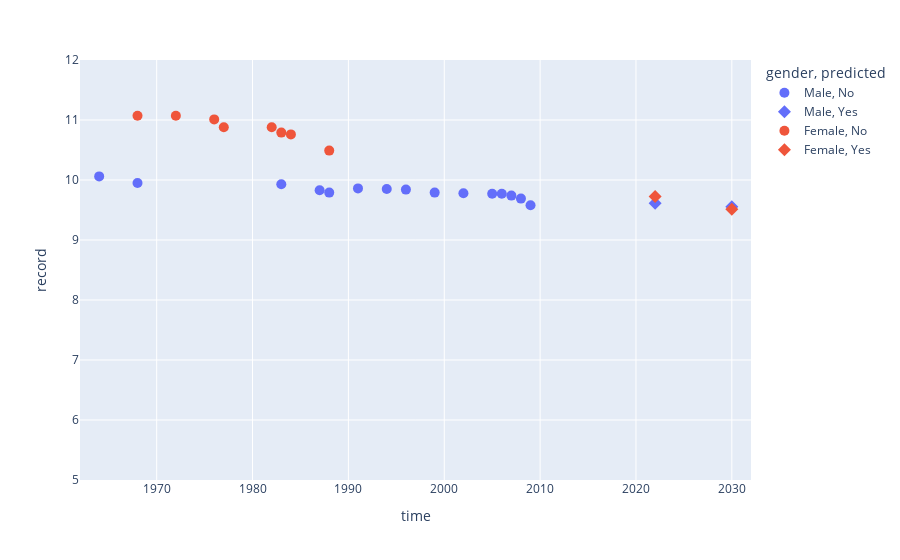

This figure's notebook cell:
### Markdown cell above
# Visualizing Predicted Values

### Code cell
fig = px.scatter(data, x="time", y="record", color="gender",symbol='predicted')
fig.update_traces(marker_size=10)
fig.update_xaxes(range=[min(data['time'])-2,max((2030+2),max(data['time'])+2)])
fig.update_yaxes(range=[5,12])
fig.show()

### Figure 1 — Plotly figure (JSON) as saved in the notebook; plotly's stock layout.template omitted (floating-point values rounded to 4 significant figures)
{"data": [{"hovertemplate": "gender=Male<br>predicted=No<br>time=%{x}<br>record=%{y}<extra></extra>", "legendgroup": "Male, No", "marker": {"color": "#636efa", "size": 10, "symbol": "circle"}, "mode": "markers", "name": "Male, No", "orientation": "v", "showlegend": true, "type": "scatter", "x": [1964, 1968, 1983, 1987, 1988, 1991, 1994, 1996, 1999, 2002, 2005, 2006, 2007, 2008, 2009], "xaxis": "x", "y": [10.06, 9.95, 9.93, 9.83, 9.79, 9.86, 9.85, 9.84, 9.79, 9.78, 9.77, 9.77, 9.74, 9.69, 9.58], "yaxis": "y"}, {"hovertemplate": "gender=Male<br>predicted=Yes<br>time=%{x}<br>record=%{y}<extra></extra>", "legendgroup": "Male, Yes", "marker": {"color": "#636efa", "size": 10, "symbol": "diamond"}, "mode": "markers", "name": "Male, Yes", "orientation": "v", "showlegend": true, "type": "scatter", "x": [2022, 2030], "xaxis": "x", "y": [9.611, 9.553], "yaxis": "y"}, {"hovertemplate": "gender=Female<br>predicted=No<br>time=%{x}<br>record=%{y}<extra></extra>", "legendgroup": "Female, No", "marker": {"color": "#EF553B", "size": 10, "symbol": "circle"}, "mode": "markers", "name": "Female, No", "orientation": "v", "showlegend": true, "type": "scatter", "x": [1968, 1972, 1976, 1977, 1982, 1983, 1984, 1988], "xaxis": "x", "y": [11.07, 11.07, 11.01, 10.88, 10.88, 10.79, 10.76, 10.49], "yaxis": "y"}, {"hovertemplate": "gender=Female<br>predicted=Yes<br>time=%{x}<br>record=%{y}<extra></extra>", "legendgroup": "Female, Yes", "marker": {"color": "#EF553B", "size": 10, "symbol": "diamond"}, "mode": "markers", "name": "Female, Yes", "orientation": "v", "showlegend": true, "type": "scatter", "x": [2022, 2030], "xaxis": "x", "y": [9.723, 9.511], "yaxis": "y"}], "layout": {"legend": {"title": {"text": "gender, predicted"}, "tracegroupgap": 0}, "margin": {"t": 60}, "xaxis": {"anchor": "y", "domain": [0, 1], "range": [1962, 2032], "title": {"text": "time"}}, "yaxis": {"anchor": "x", "domain": [0, 1], "range": [5, 12], "title": {"text": "record"}}}}
